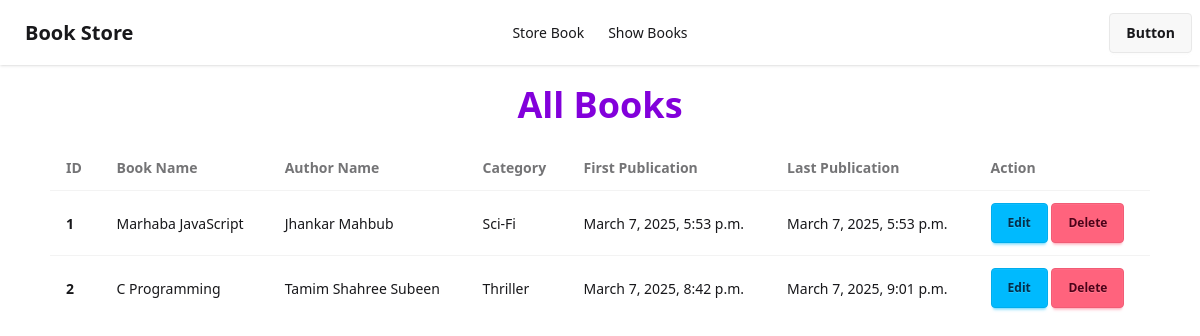
The page /show_books/ on the database as committed earlier.
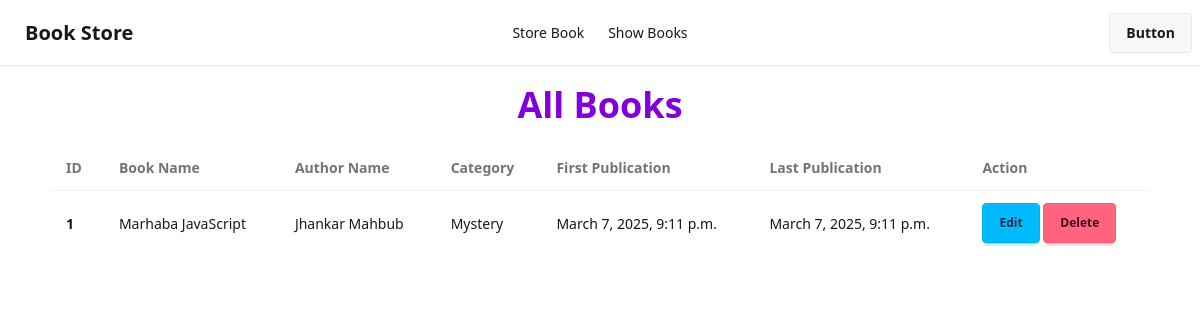
The same page on the database as committed later.
### book/models.py (models this page shows)
class BookStoreModel(models.Model):
    CATEGORY = (
        ('Mystery', 'Mystery'),
        ('Thriller', 'Thriller'),
        ('Sci-Fi', 'Sci-Fi'),
        ('Humor', 'Humor'),
        ('Horror', 'Horror')
    )
    id = models.IntegerField(primary_key=True)
    book_name = models.CharField(max_length= 30)
    author = models.CharField(max_length= 20)
    category = models.CharField(max_length=30, choices=CATEGORY)
    first_pub = models.DateTimeField(auto_now_add=True)
    last_pub = models.DateTimeField(auto_now=True)

### book/views.py (the view)
# urls.py: path('show_books/', show_books, name="show_books"),
def show_books(request):
    book = BookStoreModel.objects.all()
    return render(request, 'show_book.html', {'data': book})

### book/templates/show_book.html
{% extends "base.html" %}
{% block content %}
<h1 class="text-4xl text-purple-700 font-bold text-center my-5">All Books</h1>
<div class="w-11/12 mx-auto">
    {% if data %}
    <div class="overflow-x-auto">
        <table class="table">
          <thead>
            <tr>
              <th>ID</th>
              <th>Book Name</th>
              <th>Author Name</th>
              <th>Category</th>
              <th>First Publication</th>
              <th>Last Publication</th>
              <th>Action</th>
            </tr>
          </thead>
          <tbody>
            {% for item in data %}
            <tr class="hover:bg-base-300">
                <th>{{item.id}}</th>
                <td>{{item.book_name}}</td>
                <td>{{item.author}}</td>
                <td>{{item.category}}</td>
                <td>{{item.first_pub}}</td>
                <td>{{item.last_pub}}</td>
                <td><a href="{% url 'edit_book' id=item.id %}" class="text-xs btn btn-info">Edit</a> <a class="text-xs btn btn-error" href="{% url 'delete_book' id=item.id %}">Delete</a> </td>
            </tr>
            {% endfor %}
          </tbody>
        </table>
    </div>
    {% else %}
    <h1 class="text-5xl text-red-600 text-center">Now Data Available</h1>
    {% endif %}
</div>
{% endblock %}

### book/templates/base.html (shortened to what this page needs)
<!doctype html>
<html>
  <head>
    <link href="https://cdn.jsdelivr.net/npm/daisyui@5" rel="stylesheet" type="text/css" />
    <script src="https://cdn.jsdelivr.net/npm/@tailwindcss/browser@4"></script>
  </head>
  <body>
    <div class="navbar bg-base-100 shadow-sm">
      <div class="navbar-start">
        <a class="btn btn-ghost text-xl">Book Store</a>
      </div>
      <div class="navbar-center hidden lg:flex">
        <ul class="menu menu-horizontal px-1">
          <li><a href="{% url 'store_book' %}">Store Book</a></li>
          <li><a href="{% url 'show_books' %}">Show Books</a></li>
        </ul>
      </div>
      <div class="navbar-end">
        <a class="btn">Button</a>
      </div>
    </div>
    {% block content %}{% endblock %}
  </body>
</html>

Rows that differ between the two databases and show on the page:
removed BookStoreModel: id "2", book_name "C Programming", author "Tamim Shahree Subeen", category "Thriller", first_pub "March 7, 2025, 8:42 p.m.", last_pub "March 7, 2025, 9:01 p.m."
changed BookStoreModel "Marhaba JavaScript": category "Sci-Fi" → "Mystery"; first_pub "March 7, 2025, 5:53 p.m." → "March 7, 2025, 9:11 p.m."; last_pub "March 7, 2025, 5:53 p.m." → "March 7, 2025, 9:11 p.m."
